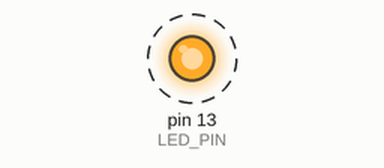
The sketch below on a simulated Arduino Uno, built with avr-gcc and run on an emulated ATmega328P. Parts: output pins drawn as LEDs (lit = HIGH). Dashed ring = blinking. What the sketch prints to the serial monitor is not drawn.

Above: at 0.5 s.
Timing chart, 0 to 4.6 s (numbered marks = the images above):
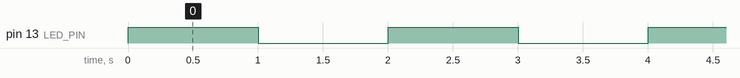

The sketch:

Blink_Basic.ino
```cpp
/*
  Blink_Basic.ino
  기본 LED 깜빡이기 프로그램

  이 프로그램은 아두이노의 내장 LED를 1초 간격으로
  켜고 끄는 동작을 반복합니다.

  회로:
  - 내장 LED 사용 (13번 핀)

  작성일: 2024
  작성자: Arduino 임베디드 강의
*/

// LED가 연결된 핀 번호를 상수로 정의
const int LED_PIN = 13;  // 대부분의 아두이노 보드는 13번 핀에 내장 LED가 있음

void setup() {
  // 13번 핀을 출력 모드로 설정
  // 이 설정은 프로그램 시작시 한 번만 실행됩니다
  pinMode(LED_PIN, OUTPUT);

  // 시리얼 통신 시작 (디버깅용)
  Serial.begin(9600);
  Serial.println("LED Blink 프로그램 시작!");
}

void loop() {
  // LED 켜기
  digitalWrite(LED_PIN, HIGH);  // HIGH는 5V를 출력
  Serial.println("LED ON");     // 시리얼 모니터에 상태 출력
  delay(1000);                  // 1000밀리초(1초) 대기

  // LED 끄기
  digitalWrite(LED_PIN, LOW);   // LOW는 0V를 출력
  Serial.println("LED OFF");    // 시리얼 모니터에 상태 출력
  delay(1000);                  // 1초 대기

  // loop() 함수는 자동으로 반복 실행됩니다
}
```

Measured:
- by itself, pin 13 (LED_PIN): alternates HIGH for 1.0 s and LOW for 1.0 s
